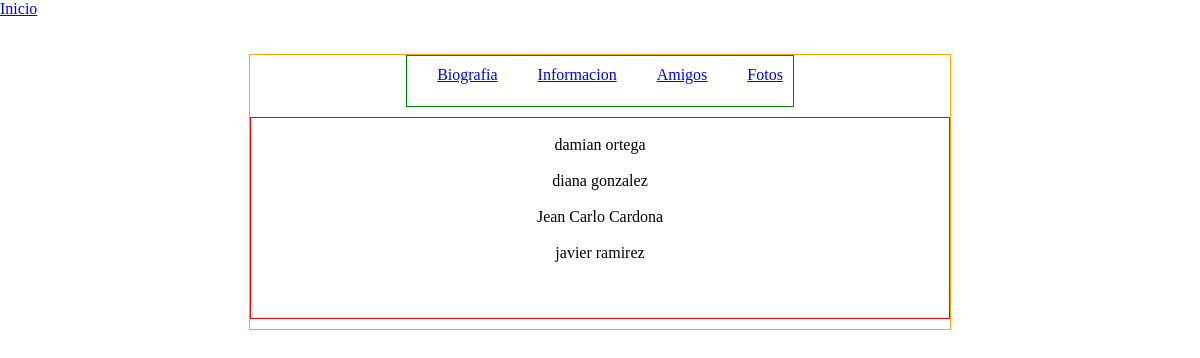
The page /sistema/profile.php?&sk=friends (signed in) on the database its author committed.
### tables this page shows
CREATE TABLE IF NOT EXISTS `amigos` (
  `id` int(11) NOT NULL AUTO_INCREMENT,
  `usuario` int(11) NOT NULL,
  `amigos` int(11) NOT NULL,
  PRIMARY KEY (`id`)
);

CREATE TABLE IF NOT EXISTS `usuarios` (
  `id_usuario` int(11) NOT NULL AUTO_INCREMENT,
  `nombre` varchar(255) DEFAULT NULL,
  `apellido` varchar(255) DEFAULT NULL,
  `correo` varchar(255) NOT NULL,
  `sexo` varchar(255) DEFAULT NULL,
  `clave` varchar(255) DEFAULT NULL,
  `nivel` varchar(255) NOT NULL,
  `fotoperfil` varchar(255) NOT NULL,
  PRIMARY KEY (`id_usuario`)
);

### sistema/profile.php (the view, shortened to what this page needs)
<?php
include('../sistema/conexionamigos.php');
@$session = $_SESSION["logged"];
 $data = array(
'id' => @$_GET['id']
);
?>
<!doctype html>
<html lang="en">
<head>
<link rel="stylesheet" href="estilo.css" type="text/css" media="screen" title="no title" charset="utf-8"/>
	 <link rel='stylesheet'  href='../csssistema/estilo.css' />
</head>
<body>
<a href="../php/cpusuario.php?">Inicio</a>
<br>
<br>
<br>
<div id="contglobal">
<ul>
<li>
<?php echo '<li><a class="uno" href="profile.php?'.http_build_query($data).'&sk=wall">Biografia</a></li>'; ?>
</li>
<li>
<?php echo '<li><a class="dos" href="profile.php?'.http_build_query($data).'&sk=info">Informacion</a></li>'; ?>
</li>
<li>
<?php echo '<li><a class="tres" href="profile.php?'.http_build_query($data).'&sk=friends">Amigos</a></li>'; ?>
</li>
<li>
<?php echo '<li><a class="cuatro" href="profile.php?'.http_build_query($data).'&sk=photo">Fotos</a></li>'; ?>
</li>
</ul>
  <div id="continferior">
  	<?php
if( @$_GET['sk'] == "friends")
{
$con = "SELECT *
        FROM amigos s
        INNER JOIN usuarios  u ON s.amigos = u.id_usuario
        WHERE usuario = ".$session." ";
    $query = $conexion->query($con);
    while($array = $query->fetch(PDO::FETCH_LAZY))
    {
    	 echo "<br>".$array->nombre." ".$array->apellido."<br>";
    }
}
?>
  </div>
</div>
</body>

### sistema/conexionamigos.php (shortened to what this page needs)
<?php
 echo  "<link rel='stylesheet' href='../css/estilo.css' /> ";
 echo  '<link rel="stylesheet" href="../css/ventanamodal.css" />';
 echo  '<link rel="stylesheet" href="../css/modalamigoscomun.css" />';
?>

### css/ventanamodal.css (style rules this page uses)
* { margin: 0; padding: 0; }

### sistema/profile.php (style rules this page uses)
#contglobal { width:700px; min-height:200px; height:auto; border:1px solid orange; position:relative; margin:0px auto; }
ul { width: auto; height:50px; display: table; position: relative; margin: 0px auto; border:1px solid green; }
li { margin-left: 5px; list-style-type: none; padding: 10px; display: table-cell; }
#continferior { width:auto; min-height:200px; height:auto; border:1px solid red; position:relative; margin:10px auto; text-align: center; }

### rows shown on the page
amigos: usuarios.nombre "damian", usuarios.apellido "ortega"
amigos: usuarios.nombre "diana", usuarios.apellido "gonzalez"
amigos: usuarios.nombre "Jean Carlo", usuarios.apellido "Cardona"
amigos: usuarios.nombre "javier", usuarios.apellido "ramirez"
